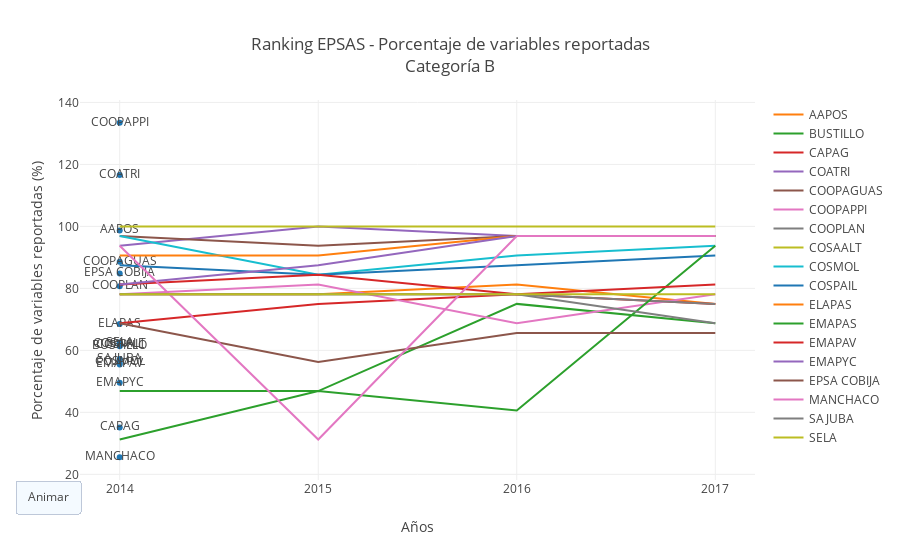

The cell this chart's notebook holds for it:
### Code cell
fig = go.Figure(data=data, layout=layout, frames=frames)
iplot(fig)

### Figure 1 — Plotly figure (JSON) as saved in the notebook; plotly's stock layout.template omitted (floating-point values rounded to 4 significant figures)
{"data": [{"mode": "markers+text", "showlegend": false, "text": ["AAPOS", "BUSTILLO", "CAPAG", "COATRI", "COOPAGUAS", "COOPAPPI", "COOPLAN", "COSAALT", "COSMOL", "COSPAIL", "ELAPAS", "EMAPAS", "EMAPAV", "EMAPYC", "EPSA COBIJA", "MANCHACO", "SAJUBA", "SELA"], "type": "scatter", "uid": "6a4a0134-cc11-11e8-9539-f0761c9f65e1", "x": [2014, 2014, 2014, 2014, 2014, 2014, 2014, 2014, 2014, 2014, 2014, 2014, 2014, 2014, 2014, 2014, 2014, 2014], "y": [98.7, 61.36, 35.12, 116.6, 88.59, 133.4, 80.72, 62.09, 56.11, 61.84, 68.5, null, 55.48, 49.56, 84.83, 25.52, 57.23, 62.53]}, {"mode": "lines", "name": "AAPOS", "type": "scatter", "uid": "6a4a0135-cc11-11e8-94c7-f0761c9f65e1", "x": [2014, 2015, 2016, 2017], "y": [78.12, 78.12, 81.25, 75]}, {"mode": "lines", "name": "BUSTILLO", "type": "scatter", "uid": "6a4a0136-cc11-11e8-b080-f0761c9f65e1", "x": [2014, 2015, 2016, 2017], "y": [46.88, 46.88, 75, 68.75]}, {"mode": "lines", "name": "CAPAG", "type": "scatter", "uid": "6a4a0137-cc11-11e8-b918-f0761c9f65e1", "x": [2014, 2015, 2016, 2017], "y": [68.75, 75, 78.12, 75]}, {"mode": "lines", "name": "COATRI", "type": "scatter", "uid": "6a4a0138-cc11-11e8-b08b-f0761c9f65e1", "x": [2014, 2015, 2016, 2017], "y": [93.75, 100, 96.88, 96.88]}, {"mode": "lines", "name": "COOPAGUAS", "type": "scatter", "uid": "6a4a0139-cc11-11e8-9423-f0761c9f65e1", "x": [2014, 2015, 2016, 2017], "y": [96.88, 93.75, 96.88, 96.88]}, {"mode": "lines", "name": "COOPAPPI", "type": "scatter", "uid": "6a4a2840-cc11-11e8-ac86-f0761c9f65e1", "x": [2014, 2015, 2016, 2017], "y": [78.12, 81.25, 68.75, 78.12]}, {"mode": "lines", "name": "COOPLAN", "type": "scatter", "uid": "6a4a2841-cc11-11e8-8d88-f0761c9f65e1", "x": [2014, 2015, 2016, 2017], "y": [78.12, 78.12, 78.12, 75]}, {"mode": "lines", "name": "COSAALT", "type": "scatter", "uid": "6a4a2842-cc11-11e8-92c8-f0761c9f65e1", "x": [2014, 2015, 2016, 2017], "y": [100, 100, 100, 100]}, {"mode": "lines", "name": "COSMOL", "type": "scatter", "uid": "6a4a2843-cc11-11e8-aa42-f0761c9f65e1", "x": [2014, 2015, 2016, 2017], "y": [96.88, 84.38, 90.62, 93.75]}, {"mode": "lines", "name": "COSPAIL", "type": "scatter", "uid": "6a4a2844-cc11-11e8-b4ed-f0761c9f65e1", "x": [2014, 2015, 2016, 2017], "y": [87.5, 84.38, 87.5, 90.62]}, {"mode": "lines", "name": "ELAPAS", "type": "scatter", "uid": "6a4a2845-cc11-11e8-85f0-f0761c9f65e1", "x": [2014, 2015, 2016, 2017], "y": [90.62, 90.62, 96.88, 96.88]}, {"mode": "lines", "name": "EMAPAS", "type": "scatter", "uid": "6a4a2846-cc11-11e8-b1ec-f0761c9f65e1", "x": [2014, 2015, 2016, 2017], "y": [31.25, 46.88, 40.62, 93.75]}, {"mode": "lines", "name": "EMAPAV", "type": "scatter", "uid": "6a4a2847-cc11-11e8-8e48-f0761c9f65e1", "x": [2014, 2015, 2016, 2017], "y": [81.25, 84.38, 78.12, 81.25]}, {"mode": "lines", "name": "EMAPYC", "type": "scatter", "uid": "6a4a2848-cc11-11e8-90ca-f0761c9f65e1", "x": [2014, 2015, 2016, 2017], "y": [81.25, 87.5, 96.88, 96.88]}, {"mode": "lines", "name": "EPSA COBIJA", "type": "scatter", "uid": "6a4a2849-cc11-11e8-8e76-f0761c9f65e1", "x": [2014, 2015, 2016, 2017], "y": [68.75, 56.25, 65.62, 65.62]}, {"mode": "lines", "name": "MANCHACO", "type": "scatter", "uid": "6a4a284a-cc11-11e8-b88a-f0761c9f65e1", "x": [2014, 2015, 2016, 2017], "y": [93.75, 31.25, 96.88, 96.88]}, {"mode": "lines", "name": "SAJUBA", "type": "scatter", "uid": "6a4a284b-cc11-11e8-8e81-f0761c9f65e1", "x": [2014, 2015, 2016, 2017], "y": [78.12, 78.12, 78.12, 68.75]}, {"mode": "lines", "name": "SELA", "type": "scatter", "uid": "6a4a284c-cc11-11e8-ae0b-f0761c9f65e1", "x": [2014, 2015, 2016, 2017], "y": [78.12, 78.12, 78.12, 78.12]}], "layout": {"hovermode": "closest", "title": "Ranking EPSAS - Porcentaje de variables reportadas<br>Categoría B", "updatemenus": [{"buttons": [{"args": [null], "label": "Animar", "method": "animate"}], "type": "buttons", "x": 0, "y": 0}], "xaxis": {"autorange": false, "dtick": 1, "range": [2014.0, 2017.0], "title": "Años"}, "yaxis": {"title": "Porcentaje de variables reportadas (%)"}}}
